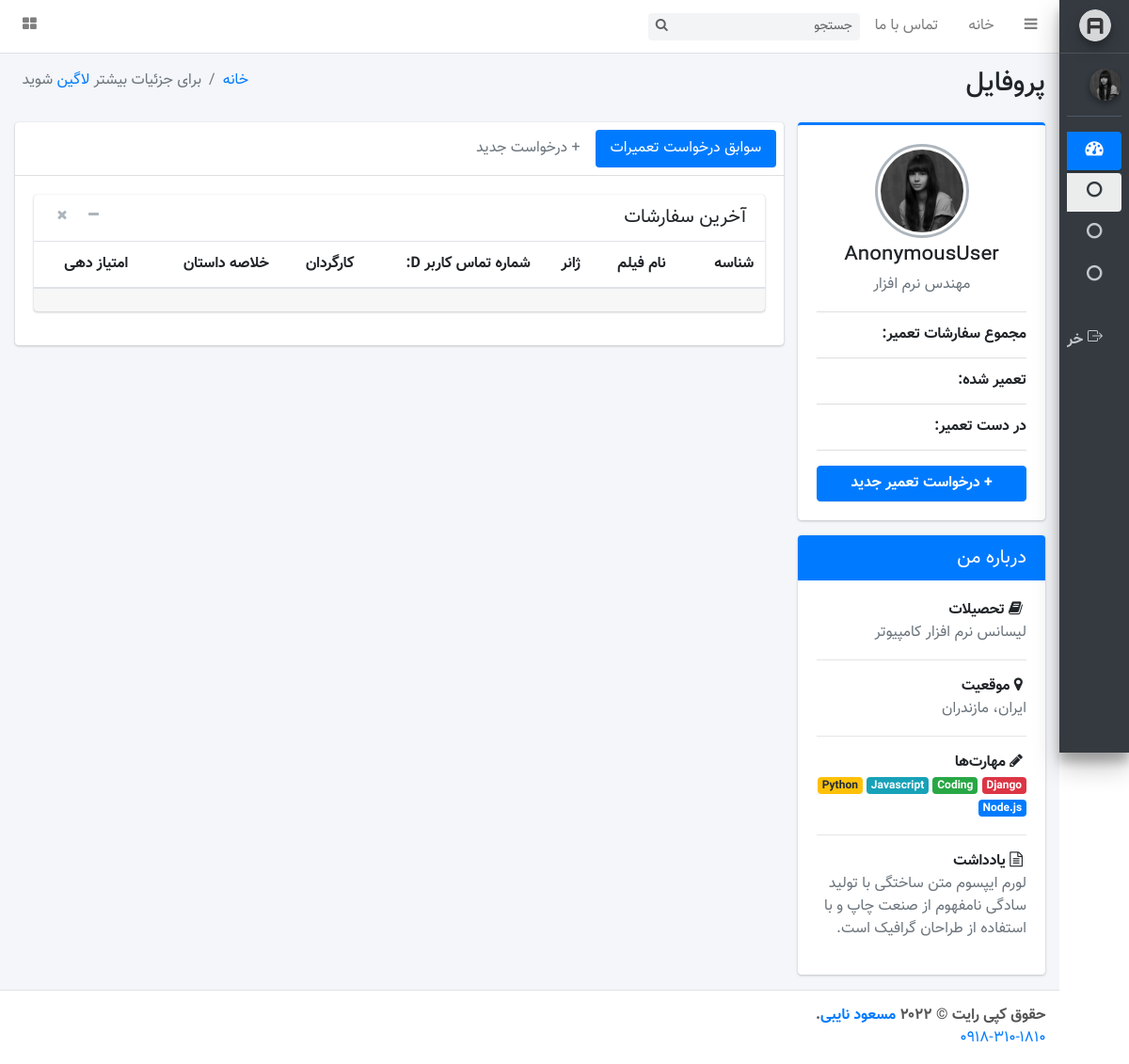
Before: / with the older database file.
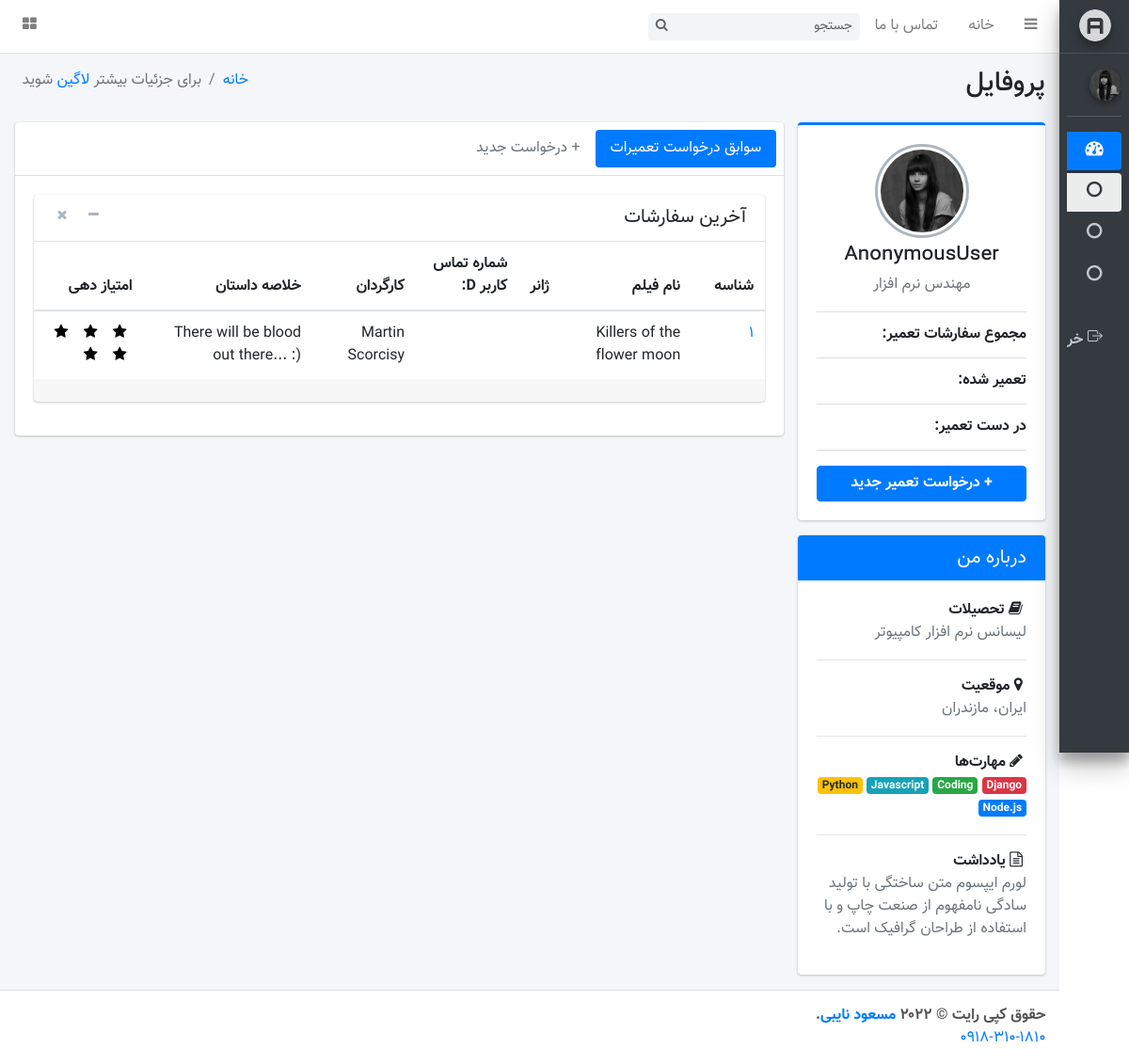
After: the same page with the newer database file.
### movies_module/models.py (models this page shows, shortened)
class Movies(models.Model):
    title = models.CharField(max_length=300, verbose_name='نام فیلم')
    director = models.CharField(max_length=300, verbose_name="کارگردان")
    category = models.ManyToManyField(MoviesCategory, verbose_name='دسته بندی ها')
    image = models.ImageField(upload_to='images/products', null=True, blank=True, verbose_name='بنر')
    short_description = models.CharField(max_length=360, db_index=True, null=True, verbose_name='خلاصه داستان')
    description = models.TextField(verbose_name='توضیحات', db_index=True)
    slug = models.SlugField(null=False, db_index=True, max_length=400, unique=True,
                            verbose_name='عنوان در url')
    is_active = models.BooleanField(default=True, verbose_name='فعال / غیرفعال')
    is_delete = models.BooleanField(verbose_name='حذف شده / نشده')
    class Meta:
        verbose_name = 'فیلم'
        verbose_name_plural = 'فیلم ها'

### movies_module/views.py (the view)
# urls.py: path("", MoviesListView.as_view(), name="home_page"),
class MoviesListView(ListView):
    pass
    template_name = 'movies_module/index.html'
    model = Movies
    context_object_name = 'movies'
    ordering = ['-id']
    paginate_by = 1

### movies_module/templates/movies_module/index.html (shortened to what this page needs)
{% extends 'base.html' %}
{% block content %}
    <div class="content-wrapper" style="min-height: 692px;">
        <section class="content-header">
            <div class="container-fluid">
                <div class="row mb-2">
                    <div class="col-sm-6">
                        <h1>پروفایل</h1>
                    </div>
                    <div class="col-sm-6">
                        <ol class="breadcrumb float-sm-left">
                            <li class="breadcrumb-item"><a href="#">خانه</a></li>
                            {% if request.user.is_authenticated %}
                                <li class="breadcrumb-item active">پنل مدیریت ابر کاربر | {{ request.user }}</li>
                            {% else %}
                                <li class="breadcrumb-item active">برای جزئیات بیشتر <a
                                        href="{% url 'login_page' %}">لاگین</a>
                                    شوید
                                </li>
                            {% endif %}
                        </ol>
                    </div>
                </div>
            </div>
        </section>
        <section class="content">
            <div class="container-fluid">
                <div class="row">
                    <div class="col-md-3">
                        <div class="card card-primary card-outline">
                            <div class="card-body box-profile">
                                <div class="text-center">
                                    <img class="profile-user-img img-fluid img-circle"
                                         src="/statics/admin_panel/dist/img/user4-128x128.jpg"
                                         alt="User profile picture">
                                </div>
                                <h3 class="profile-username text-center">{{ request.user }}</h3>
                                <p class="text-muted text-center">مهندس نرم افزار</p>
                                <ul class="list-group list-group-unbordered mb-3">
                                    <li class="list-group-item">
                                        <b>مجموع سفارشات تعمیر:</b> <br>
                                    </li>
                                    <li class="list-group-item">
                                        <b>تعمیر شده:</b> <br><a class="float-left" dir="ltr">{{ repaired.count }}</a>
                                    </li>
                                    <li class="list-group-item">
                                        <b>در دست تعمیر:</b> <br><a class="float-left" dir="ltr">{{ working.count }}</a>
                                    </li>
                                </ul>
                                <a href="{% comment %}{% url 'car-deliver-form-page' %}{% endcomment %}"
                                   class="btn btn-primary btn-block"><b>+ درخواست تعمیر جدید</b></a>
                            </div>
                        </div>
                        <div class="card card-primary">
                            <div class="card-header">
                                <h3 class="card-title">درباره من</h3>
                            </div>
                            <div class="card-body">
                                <strong><i class="fa fa-book mr-1"></i> تحصیلات</strong>
                                <p class="text-muted">
                                    لیسانس نرم افزار کامپیوتر
                                </p>
                                <hr>
                                <strong><i class="fa fa-map-marker mr-1"></i> موقعیت</strong>
                                <p class="text-muted">ایران، مازندران</p>
                                <hr>
                                <strong><i class="fa fa-pencil mr-1"></i> مهارت‌ها</strong>
                                <p class="text-muted">
                                    <span class="badge badge-danger">Django</span>
                                    <span class="badge badge-success">Coding</span>
                                    <span class="badge badge-info">Javascript</span>
                                    <span class="badge badge-warning">Python</span>
                                    <span class="badge badge-primary">Node.js</span>
                                </p>
                                <hr>
                                <strong><i class="fa fa-file-text-o mr-1"></i> یادداشت</strong>
                                <p class="text-muted">لورم ایپسوم متن ساختگی با تولید سادگی نامفهوم از صنعت چاپ و با
                                    استفاده
                                    از طراحان گرافیک است.</p>
                            </div>
                        </div>
                    </div>
                    <div class="col-md-9">
                        <div class="card">
                            <div class="card-header p-2">
                                <ul class="nav nav-pills">
                                    <li class="nav-item"><a class="nav-link active" href="#activity" data-toggle="tab">سوابق
                                        درخواست تعمیرات</a>
                                    </li>
                                    <li class="nav-item"><a class="nav-link"
                                                            href="{% comment %}{% url 'car-deliver-form-page' %}{% endcomment %}">+
                                        درخواست
                                        جدید</a>
                                    </li>
                                </ul>
                            </div>
                            <div class="card-body">
                                <div class="tab-content">
                                    <div class="active tab-pane" id="activity">
                                        <div class="card">
                                            <div class="card-header border-transparent">
                                                <h3 class="card-title">آخرین سفارشات</h3>
                                                <div class="card-tools">
                                                    <button type="button" class="btn btn-tool" data-widget="collapse">
                                                        <i class="fa fa-minus"></i>
                                                    </button>
                                                    <button type="button" class="btn btn-tool" data-widget="remove">
                                                        <i class="fa fa-times"></i>
                                                    </button>
                                                </div>
                                            </div>
                                            <div class="card-body p-0">
                                                <div class="table-responsive">
                                                    <table class="table m-0">
                                                        <thead>
                                                        <tr>
                                                            <th>شناسه</th>
                                                            <th>نام فیلم</th>
                                                            <th>ژانر</th>
                                                            <th>شماره تماس کاربر D:</th>
                                                            <th>کارگردان</th>
                                                            <th>خلاصه داستان</th>
                                                            <th>امتیاز دهی</th>
                                                        </tr>
                                                        </thead>
                                                        <tbody>
                                                        {% for movie in movies %}
                                                            <tr>
                                                                <td><a href="#">{{ movie.id }}</a>
                                                                </td>
                                                                <td>{{ movie.title }}</td>
                                                                <td dir="rtl">{{ movie.category.representor }}</td>
                                                                <td>{{ movie.user.mobile }}</td>
                                                                <td>
                                                                    {{ movie.director }}</td>
                                                                <td dir="ltr">
                                                                    <span>{{ movie.description }}</span>
                                                                </td>
                                                                <td>
                                                                    <form class="rate-form" dir="ltr"
                                                                          action="{% url 'rate_view' %}" method="post"
                                                                          id="{{ movie.id }}">
                                                                        <button type="submit"
                                                                                class="fa fa-star my-btn-rating {% if all_ratings.movie.id >= 1 %}checked{% endif %}"
                                                                                id="first"></button>
                                                                        <button type="submit"
                                                                                class="fa fa-star my-btn-rating{% if all_ratings.movie.id >= 2 %}checked{% endif %}"
                                                                                id="second"></button>
                                                                        <button type="submit"
                                                                                class="fa fa-star my-btn-rating{% if all_ratings.movie.id >= 3 %}checked{% endif %}"
                                                                                id="third"></button>
                                                                        <button type="submit"
                                                                                class="fa fa-star my-btn-rating{% if all_ratings.movie.id >= 4 %}checked{% endif %}"
                                                                                id="fourth"></button>
                                                                        <button type="submit"
                                                                                class="fa fa-star my-btn-rating{% if all_ratings.movie.id == 5 %}checked{% endif %}"
                                                                                id="fifth"></button>
                                                                    </form>
                                                                </td>
                                                            </tr>
                                                        {% endfor %}
                                                        </tbody>
                                                    </table>
                                                </div>
                                            </div>
                                            <div class="card-footer clearfix">
                                            </div>
                                        </div>
                                    </div>
                                </div>
                            </div>
                        </div>
                    </div>
                </div>
            </div>
        </section>
    </div>
    <footer class="main-footer">
        <strong>حقوق کپی رایت &copy; 2022 <a href="https://github.com/mesutfd">مسعود نایبی</a>.</strong>
        <br>
        <a href="tel:+989373013861">0918-310-1810</a>
    </footer>
{% endblock %}

Changed rows visible on the page:
added Movies: id "۱", title "Killers of the flower moon", director "Martin Scorcisy", description "There will be blood out there... :)"
